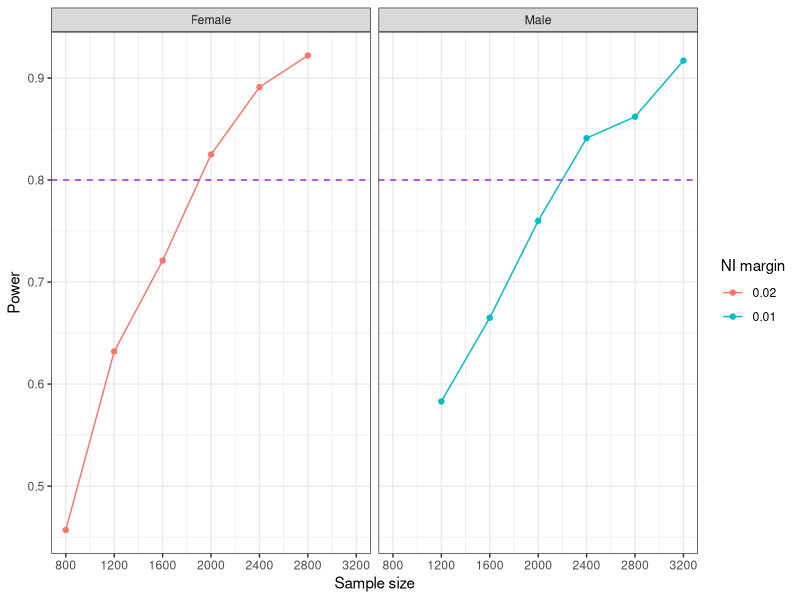
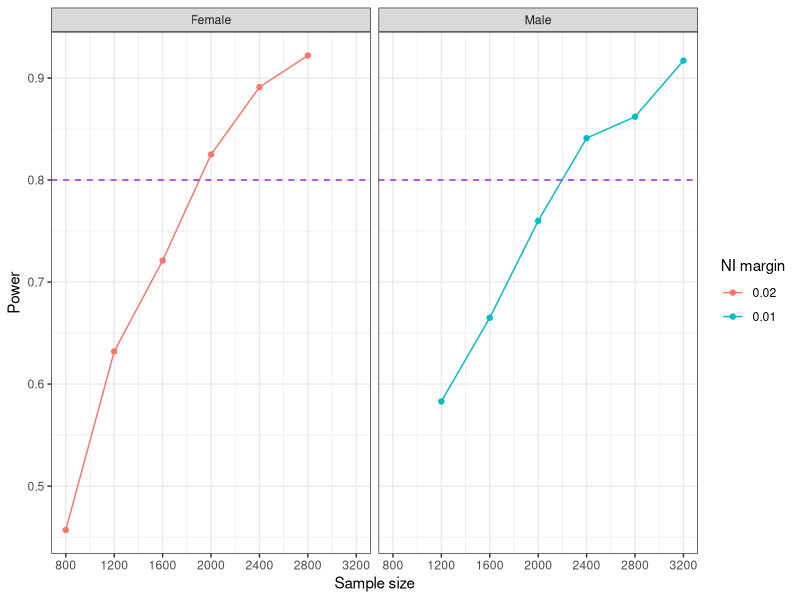

These charts were generated, in order, by the following R code:
# Load necessary library
library(dplyr) # Optional, for easier data manipulation
library(ggplot2)

power_f <- read.csv('ss_f_0.02_800-2800_3centres.csv')
power_m <- read.csv('ss_m_0.01_1200-3200_3centres.csv')
all_data <- rbind(power_m, power_f)
##power curves by sex
ggplot(all_data, aes(x = ss, y = power, colour = factor(ni.margin, levels = c(0.02, 0.01)))) +
  geom_line() + geom_point() +
  geom_hline(yintercept = 0.8, linetype = "dashed", color = "purple") +
  scale_x_continuous(breaks=seq(800, 3200, 400), lim=c(800, 3200)) +
  facet_wrap(~sex, labeller = as_labeller(c(f = "Female", m = "Male"))) +
  labs(x='Sample size', y='Power', color='NI margin') +
  theme_bw()
ggsave('powercurves.jpeg', height = 4, width = 8, dpi=300)
